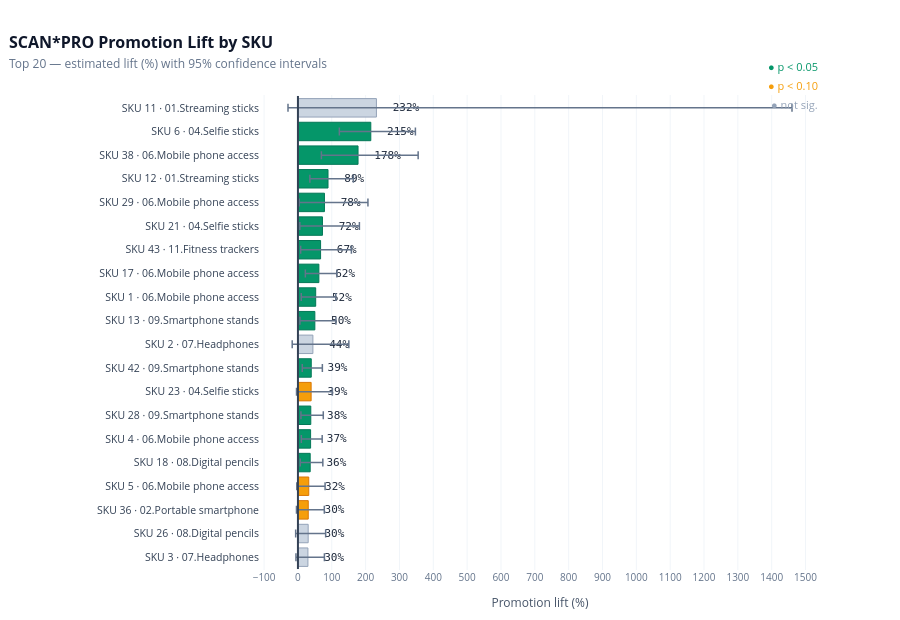

Notebook source saved alongside this figure:
### Markdown cell above
## Portfolio overview

### Code cell
# Horizontal bar chart: top 20 SKUs ranked by promotion lift (%), with 95% confidence intervals
df_plot = res_df.merge(sku_meta[["sku", "functionality"]], on="sku", how="left")
df_plot["label"] = df_plot.apply(lambda r: f"SKU {int(r.sku)} · {r.functionality[:22]}", axis=1)
df_plot = df_plot.sort_values("pct_lift", ascending=True).tail(20)

sig_cat = ["sig" if p < 0.05 else ("marg" if p < 0.10 else "ns") for p in df_plot["feat_pval"]]
fill_map  = {"sig": "#059669", "marg": "#f59e0b", "ns": "#cbd5e1"}
border_map = {"sig": "#047857", "marg": "#d97706", "ns": "#94a3b8"}
colors  = [fill_map[s] for s in sig_cat]
borders = [border_map[s] for s in sig_cat]

fig = go.Figure()
fig.add_trace(go.Bar(
    y=df_plot["label"], x=df_plot["pct_lift"], orientation="h",
    marker=dict(color=colors, line=dict(width=1, color=borders)),
    error_x=dict(type="data", symmetric=False,
                 array=(df_plot["lift_ci_hi"] - df_plot["pct_lift"]).values,
                 arrayminus=(df_plot["pct_lift"] - df_plot["lift_ci_lo"]).values,
                 color="#64748b", thickness=1.5, width=4),
    text=[f"  {v:.0f}%" for v in df_plot["pct_lift"]], textposition="outside",
    textfont=dict(size=11, family="monospace", color="#1e293b"),
    customdata=np.column_stack([df_plot["lift_ci_lo"], df_plot["lift_ci_hi"], df_plot["feat_pval"]]),
    hovertemplate="<b>%{y}</b><br>Lift: %{x:.1f}%<br>"
                  "CI: [%{customdata[0]:.1f}%, %{customdata[1]:.1f}%]<br>"
                  "p = %{customdata[2]:.4f}<extra></extra>",
))

fig.add_shape(type="line", x0=0, x1=0, y0=-0.5, y1=len(df_plot) - 0.5,
              line=dict(width=2, color="#334155"))

for txt, col, yp in [("<b>●</b> p < 0.05", "#059669", 1.08),
                      ("<b>●</b> p < 0.10", "#f59e0b", 1.04),
                      ("<b>●</b> not sig.", "#94a3b8", 1.00)]:
    fig.add_annotation(text=txt, x=1.0, y=yp, xref="paper", yref="paper",
                       showarrow=False, font=dict(size=11, color=col), xanchor="right")

fig.update_layout(
    title=dict(
        text="<b>SCAN*PRO Promotion Lift by SKU</b><br>"
             "<span style='font-size:12px;color:#64748b'>Top 20 — estimated lift (%) with 95% confidence intervals</span>",
        font=dict(size=16, color="#0f172a"), x=0.01, xanchor="left"),
    height=620, margin=dict(l=260, r=80, t=95, b=50),
    xaxis=dict(title=dict(text="Promotion lift (%)", font=dict(size=12, color="#475569")),
               gridcolor="#f1f5f9", gridwidth=1, zeroline=False, dtick=100,
               tickfont=dict(size=10, color="#64748b")),
    yaxis=dict(tickfont=dict(size=10.5, color="#334155")),
    plot_bgcolor="#ffffff", paper_bgcolor="#ffffff",
    hoverlabel=dict(bgcolor="white", bordercolor="#cbd5e1", font_size=12),
    bargap=0.22,
)
fig.show()

### Figure 1 — Plotly figure (JSON) as saved in the notebook; plotly's stock layout.template omitted (floating-point values rounded to 4 significant figures)
{"data": [{"customdata": [[-5.846, 78.23, 0.1157], [-6.704, 81.94, 0.1244], [-4.312, 77.98, 0.0965], [-3.361, 80.27, 0.08477], [6.876, 73.58, 0.01453], [9.991, 71.66, 0.006411], [8.856, 74.88, 0.009376], [-4.168, 101.7, 0.08642], [12.82, 72.16, 0.002841], [-16.93, 150.4, 0.197], [5.955, 112.3, 0.02485], [9.836, 111.7, 0.01369], [21.88, 115.1, 0.001328], [8.018, 158.0, 0.02363], [5.612, 181.6, 0.0323], [3.656, 206.9, 0.03982], [35.23, 163.9, 0.0003536], [69.3, 355.2, 0.0001181], [122.4, 347.1, 7.775e-09], [-29.36, 1460.0, 0.1325]], "error_x": {"array": [48.69, 51.65, 47.48, 48.28, 37.37, 34.25, 36.91, 62.66, 32.8, 106.2, 62.3, 59.23, 53.19, 91.06, 109.2, 128.5, 74.96, 177.6, 131.8, 1228.0], "arrayminus": [35.39, 36.99, 34.81, 35.35, 29.33, 27.42, 29.12, 43.19, 26.55, 61.16, 44.02, 42.66, 40.04, 58.92, 66.85, 74.69, 53.66, 108.3, 92.95, 261.3], "color": "#64748b", "symmetric": false, "thickness": 1.5, "type": "data", "width": 4}, "hovertemplate": "<b>%{y}</b><br>Lift: %{x:.1f}%<br>CI: [%{customdata[0]:.1f}%, %{customdata[1]:.1f}%]<br>p = %{customdata[2]:.4f}<extra></extra>", "marker": {"color": ["#cbd5e1", "#cbd5e1", "#f59e0b", "#f59e0b", "#059669", "#059669", "#059669", "#f59e0b", "#059669", "#cbd5e1", "#059669", "#059669", "#059669", "#059669", "#059669", "#059669", "#059669", "#059669", "#059669", "#cbd5e1"], "line": {"color": ["#94a3b8", "#94a3b8", "#d97706", "#d97706", "#047857", "#047857", "#047857", "#d97706", "#047857", "#94a3b8", "#047857", "#047857", "#047857", "#047857", "#047857", "#047857", "#047857", "#047857", "#047857", "#94a3b8"], "width": 1}}, "orientation": "h", "text": ["  30%", "  30%", "  30%", "  32%", "  36%", "  37%", "  38%", "  39%", "  39%", "  44%", "  50%", "  52%", "  62%", "  67%", "  72%", "  78%", "  89%", "  178%", "  215%", "  232%"], "textfont": {"color": "#1e293b", "family": "monospace", "size": 11}, "textposition": "outside", "type": "bar", "x": [29.54, 30.28, 30.5, 31.99, 36.2, 37.41, 37.97, 39.03, 39.37, 44.23, 49.97, 52.5, 61.92, 66.94, 72.47, 78.35, 88.9, 177.6, 215.3, 232.0], "y": ["SKU 3 · 07.Headphones", "SKU 26 · 08.Digital pencils", "SKU 36 · 02.Portable smartphone", "SKU 5 · 06.Mobile phone access", "SKU 18 · 08.Digital pencils", "SKU 4 · 06.Mobile phone access", "SKU 28 · 09.Smartphone stands", "SKU 23 · 04.Selfie sticks", "SKU 42 · 09.Smartphone stands", "SKU 2 · 07.Headphones", "SKU 13 · 09.Smartphone stands", "SKU 1 · 06.Mobile phone access", "SKU 17 · 06.Mobile phone access", "SKU 43 · 11.Fitness trackers", "SKU 21 · 04.Selfie sticks", "SKU 29 · 06.Mobile phone access", "SKU 12 · 01.Streaming sticks", "SKU 38 · 06.Mobile phone access", "SKU 6 · 04.Selfie sticks", "SKU 11 · 01.Streaming sticks"]}], "layout": {"annotations": [{"font": {"color": "#059669", "size": 11}, "showarrow": false, "text": "<b>●</b> p < 0.05", "x": 1, "xanchor": "right", "xref": "paper", "y": 1.08, "yref": "paper"}, {"font": {"color": "#f59e0b", "size": 11}, "showarrow": false, "text": "<b>●</b> p < 0.10", "x": 1, "xanchor": "right", "xref": "paper", "y": 1.04, "yref": "paper"}, {"font": {"color": "#94a3b8", "size": 11}, "showarrow": false, "text": "<b>●</b> not sig.", "x": 1, "xanchor": "right", "xref": "paper", "y": 1, "yref": "paper"}], "bargap": 0.22, "height": 620, "hoverlabel": {"bgcolor": "white", "bordercolor": "#cbd5e1", "font": {"size": 12}}, "margin": {"b": 50, "l": 260, "r": 80, "t": 95}, "paper_bgcolor": "#ffffff", "plot_bgcolor": "#ffffff", "shapes": [{"line": {"color": "#334155", "width": 2}, "type": "line", "x0": 0, "x1": 0, "y0": -0.5, "y1": 19.5}], "title": {"font": {"color": "#0f172a", "size": 16}, "text": "<b>SCAN*PRO Promotion Lift by SKU</b><br><span style='font-size:12px;color:#64748b'>Top 20 — estimated lift (%) with 95% confidence intervals</span>", "x": 0.01, "xanchor": "left"}, "xaxis": {"dtick": 100, "gridcolor": "#f1f5f9", "gridwidth": 1, "tickfont": {"color": "#64748b", "size": 10}, "title": {"font": {"color": "#475569", "size": 12}, "text": "Promotion lift (%)"}, "zeroline": false}, "yaxis": {"tickfont": {"color": "#334155", "size": 10.5}}}}
